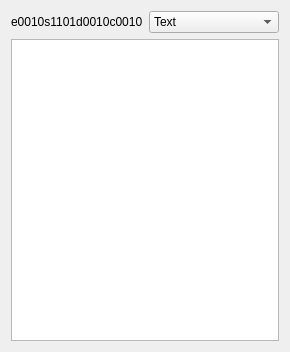
<?xml version="1.0" encoding="UTF-8"?>
<ui version="4.0">
 <class>Form</class>
 <widget class="QWidget" name="Form">
  <property name="geometry">
   <rect>
    <x>0</x>
    <y>0</y>
    <width>290</width>
    <height>352</height>
   </rect>
  </property>
  <property name="windowTitle">
   <string>Form</string>
  </property>
  <layout class="QVBoxLayout" name="verticalLayout_3">
   <item>
    <layout class="QVBoxLayout" name="verticalLayout">
     <item>
      <layout class="QVBoxLayout" name="verticalLayout_2">
       <item>
        <layout class="QHBoxLayout" name="horizontalLayout">
         <item>
          <widget class="QLabel" name="label">
           <property name="text">
            <string>e0010s1101d0010c0010</string>
           </property>
          </widget>
         </item>
         <item>
          <widget class="QComboBox" name="comboBox">
           <item>
            <property name="text">
             <string>Text</string>
            </property>
           </item>
           <item>
            <property name="text">
             <string>Montage</string>
            </property>
           </item>
           <item>
            <property name="text">
             <string>Layout</string>
            </property>
           </item>
           <item>
            <property name="text">
             <string>Animation</string>
            </property>
           </item>
           <item>
            <property name="text">
             <string>VFX</string>
            </property>
           </item>
           <item>
            <property name="text">
             <string>Light</string>
            </property>
           </item>
          </widget>
         </item>
        </layout>
       </item>
       <item>
        <widget class="QListWidget" name="listWidget"/>
       </item>
      </layout>
     </item>
    </layout>
   </item>
  </layout>
 </widget>
 <resources/>
 <connections/>
</ui>
